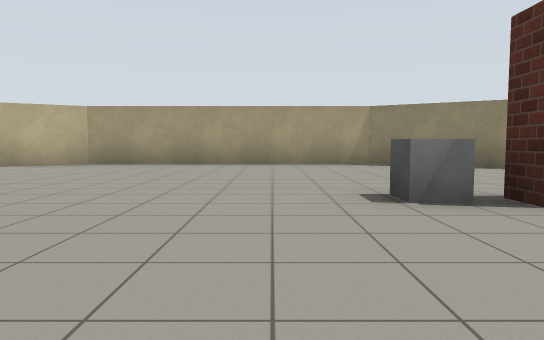
[1] (above)

21 first-person views from a walk through a Gazebo world. The camera is 0.94 m above the floor, tilts 4° down and sees 70° across. The floor is counted in squares, 2 m on a side. Each view is taken from the middle of a square. On the plan, view 1 faces up. The plan holds only what a view shows up to about 9 squares ahead; the rest is blank. Robots are left out. Simple patterns stand in for the simulator's built-in surfaces. Simple shapes stand in for some stock models. Some surface patterns are stand-ins.

[2]
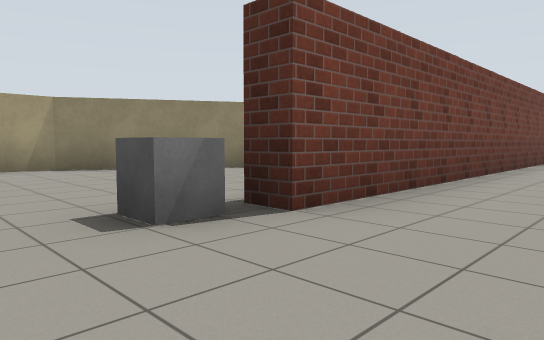

[3]
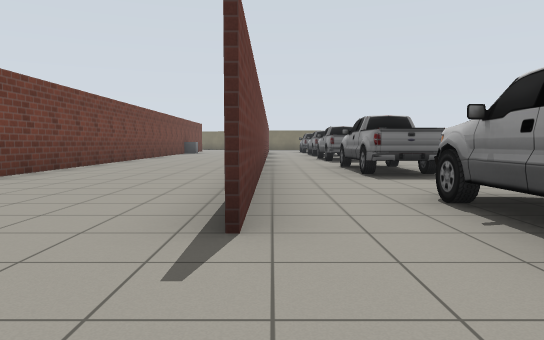

[4]
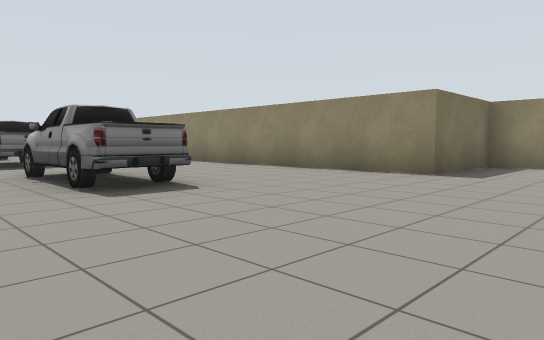

[5]
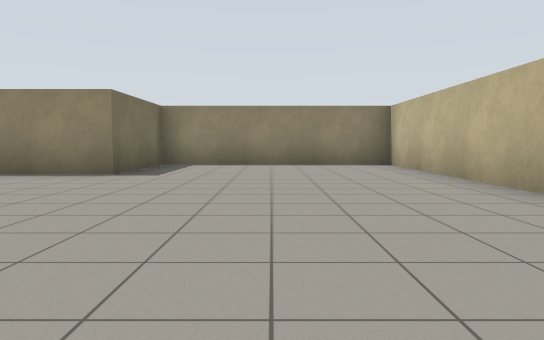

[6]
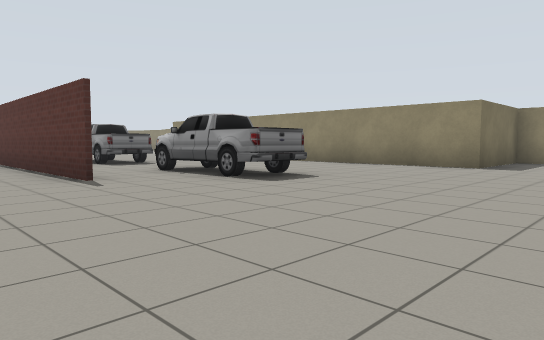

[7]
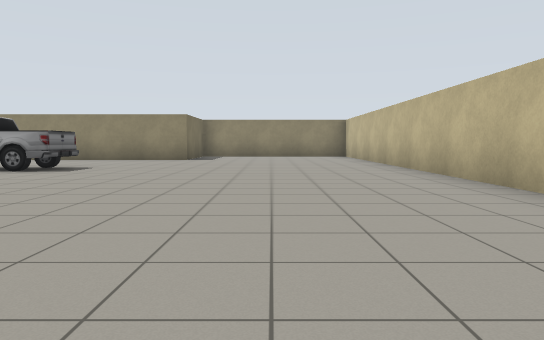

[8]
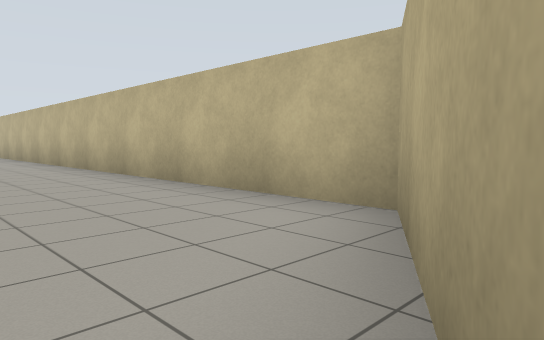

[9]
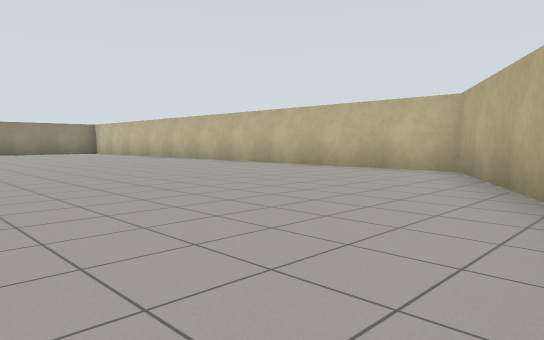

[10]
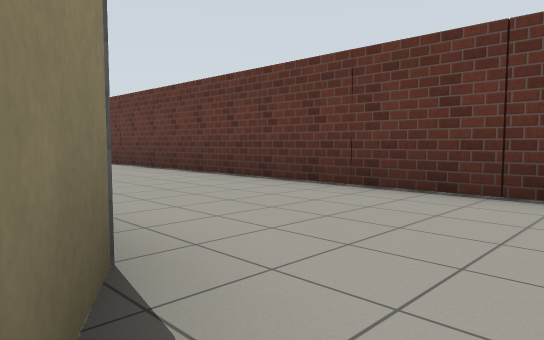

[11]
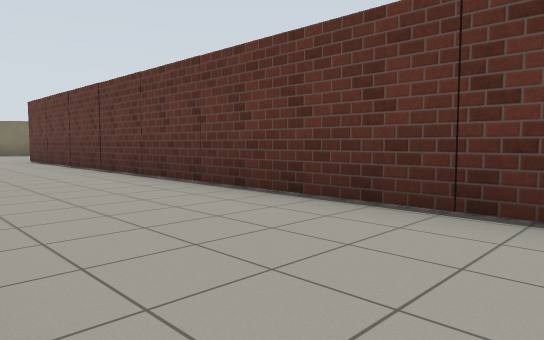

[12]
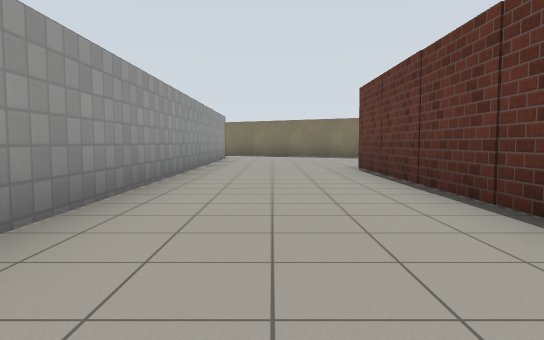

[13]
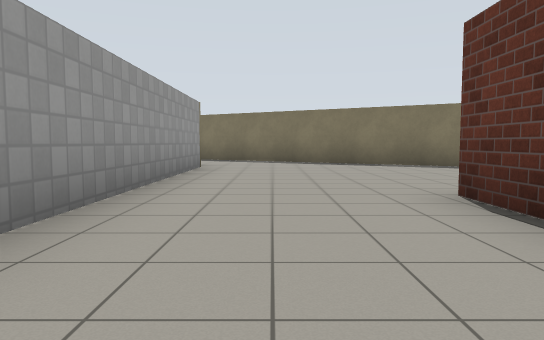

[14]
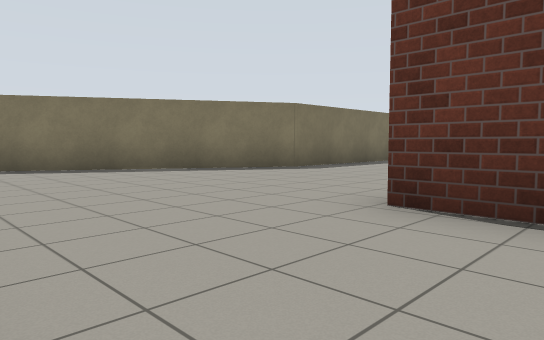

[15]
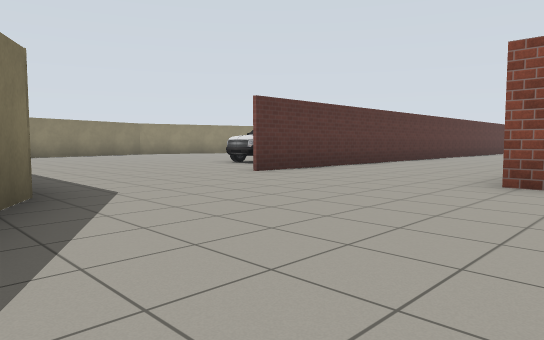

[16]
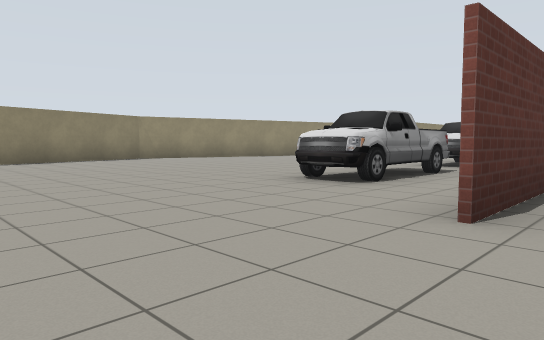

[17]
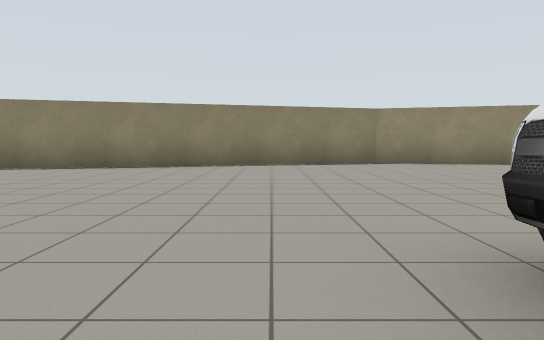

[18]
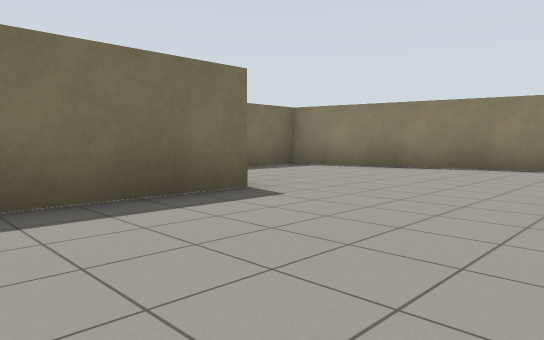

[19]
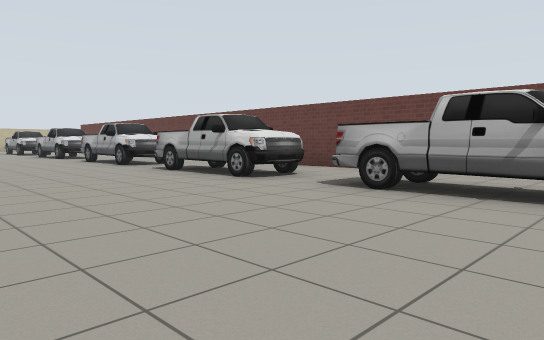

[20]
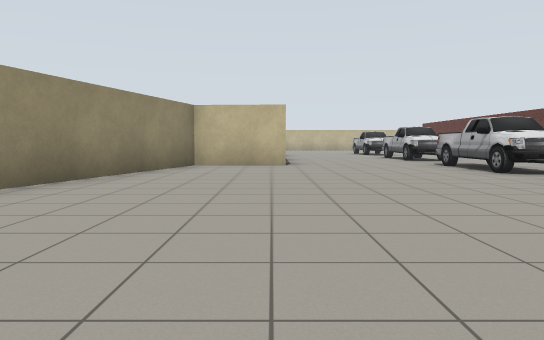

[21]
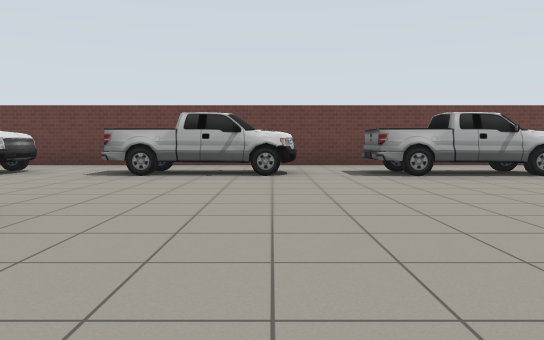

### Floor plan
Points are (right, up) in squares from view 1. A wall is a line through its corners. A room is listed if a view was taken in it or the views show most of it. See-through windows are left out.
Room 1 (views 1, 2, 3, 4, 5, 6, 7, 8, 9, 10, 11, 12, 13, 14, 15, 16, 17, 18, 19, 20, 21)
walls: (7, -6.6) (6.9, -8.6) (11.2, -9.8); (14.8, -0.8) (-1.1, -0.8) (4, -0.8); (5.5, 6.4) (2.1, 8.4) (-3.9, 8.4) (-8.5, 5.7) (-8.5, -9.3) (-3.7, -9.3) (-3.7, -6.7) (1.1, -6.7); (14.9, -0.8) (18.6, -0.8); (12.7, -10.2) (15.6, -10.9) (24.8, -8.5) (24.8, -7); (22.1, -4.9) (22.1, 0.2) (24.7, 4.7); (22.5, 6.4) (12.9, 6.4)
objects: pickup truck (-2, -3) to (0, -3); grey box (1, 3); brick block (2, 3) to (3, 3); pickup truck (3, -3) to (5, -3); brick block (4, 3); brick block (5, 3) to (6, 3); pickup truck (7, -3) to (9, -3); brick block (7, 3); brick block (8, 3) to (9, 3); brick block (10, 3); pickup truck (11, -3) to (13, -3); brick block (11, 3) to (12, 3); brick block (13, 3); pickup truck (15, -3) to (17, -3); brick block (15, 3); brick block (16, 3); brick block (17, 3) to (18, 3)

Positions as (right, up) in squares from view 1, and headings:
1: (0, 0), facing up
2: (0, 1), facing up-right
3: (-3, -1), facing right
4: (-6, -1), facing down-right
5: (-6, -1), facing down
6: (-6, 1), facing down-right
7: (-6, 4), facing down
8: (-6, 7), facing down-left
9: (-2, 8), facing down-left
10: (4, 7), facing down-right
11: (7, 6), facing down-right
12: (11, 5), facing right
13: (15, 5), facing right
14: (17, 6), facing down-right
15: (23, 4), facing down-left
16: (21, 0), facing down-left
17: (18, -2), facing down
18: (19, -2), facing down-right
19: (17, -7), facing up-left
20: (15, -7), facing left
21: (9, -9), facing up
